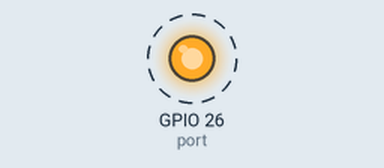
Recording of a program running on a simulated Raspberry Pi (BCM pin numbers). Parts: output pins drawn as LEDs (lit = HIGH). Dashed ring = blinking.

Above: at 0.5 s.
Timing chart, 0 to 4.6 s (numbered marks = the images above):
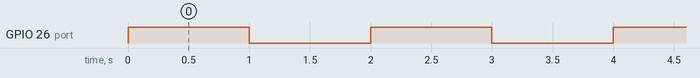

The program:

gpio.py
```python
#!venv/bin/python
import RPi.GPIO as GPIO
import time

GPIO.setwarnings(False)
GPIO.setmode(GPIO.BCM)
port = 26
GPIO.setup(port, GPIO.OUT)

state = True

# endless loop, on/off for 1 second
while True:
	GPIO.output(port,True)
	time.sleep(1)
	GPIO.output(port,False)
	time.sleep(1)
```

Measured:
- by itself, GPIO 26 (port): alternates HIGH for 1.0 s and LOW for 1.0 s
